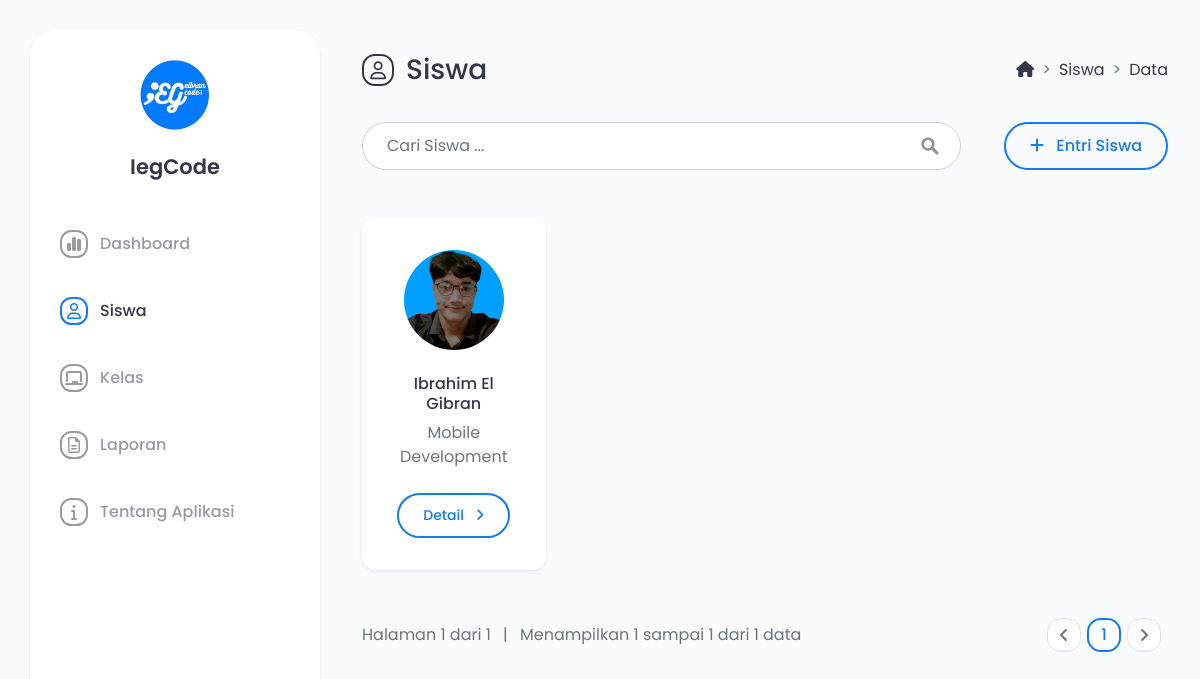
/main.php?module=siswa, run on the app's committed database.
### tables this page shows
CREATE TABLE `tbl_siswa` (
  `id_siswa` varchar(8) NOT NULL,
  `tanggal_daftar` date NOT NULL,
  `kelas` int(11) NOT NULL,
  `nama_lengkap` varchar(50) NOT NULL,
  `jenis_kelamin` enum('Laki-laki','Perempuan') NOT NULL,
  `alamat` varchar(255) NOT NULL,
  `email` varchar(50) NOT NULL,
  `whatsapp` varchar(13) NOT NULL,
  `foto_profil` varchar(100) NOT NULL
);

CREATE TABLE `tbl_kelas` (
  `id_kelas` int(11) NOT NULL,
  `nama_kelas` varchar(100) NOT NULL,
  `deskripsi` text NOT NULL
);

### modules/siswa/tampil_data.php (the view, shortened to what this page needs)
<div class="d-flex flex-column flex-lg-row mb-4">
    <div class="flex-grow-1 d-flex align-items-center">
        <i class="fa-regular fa-user icon-title"></i>
        <h3>Siswa</h3>
    </div>
    <div class="ms-5 ms-lg-0 pt-lg-2">
        <nav style="--bs-breadcrumb-divider: '>';" aria-label="breadcrumb">
            <ol class="breadcrumb">
                <li class="breadcrumb-item"><a href="https://ibrahimelgibran.com/" class="text-dark text-decoration-none"><i class="fa-solid fa-house"></i></a></li>
                <li class="breadcrumb-item"><a href="?module=siswa" class="text-dark text-decoration-none">Siswa</a></li>
                <li class="breadcrumb-item" aria-current="page">Data</li>
            </ol>
        </nav>
    </div>
</div>
<div class="mb-5">
    <div class="row flex-lg-row-reverse align-items-center">
        <div class="col-lg-5 col-xl-3">
            <a href="?module=form_entri_siswa" class="btn btn-outline-brand float-lg-end px-4 mb-4 mb-lg-0">
                <i class="fa-solid fa-plus me-2"></i> Entri Siswa
            </a>
        </div>
        <div class="col-lg-7 col-xl-9">
            <form action="?module=tampil_pencarian_siswa" method="post" class="form-search needs-validation" novalidate>
                <input type="text" name="kata_kunci" class="form-control rounded-pill" placeholder="Cari Siswa ..." autocomplete="off" required>
            </form>
        </div>
    </div>
</div>
<div class="row">
    <?php
    $paginasi_halaman = (isset($_GET['paginasi'])) ? (int) $_GET['paginasi'] : 1;
    $batas = 8;
    $batas_awal = ($paginasi_halaman - 1) * $batas;
    $query = mysqli_query($mysqli, "SELECT a.id_siswa, a.kelas, a.nama_lengkap, a.foto_profil, b.nama_kelas
                                    FROM tbl_siswa as a INNER JOIN tbl_kelas as b ON a.kelas=b.id_kelas
                                    ORDER BY a.id_siswa DESC LIMIT $batas_awal, $batas")
                                    or die('Ada kesalahan pada query tampil data : ' . mysqli_error($mysqli));
    $rows = mysqli_num_rows($query);
    if ($rows <> 0) {
        while ($data = mysqli_fetch_assoc($query)) { ?>
            <div class="col-lg-6 col-xl-3">
                <div class="bg-white rounded-4 shadow-sm text-center p-4 p-lg-4-2 mb-4">
                    <div class="foto-profil mb-4">
                        <img src="images/<?php echo $data['foto_profil']; ?>" alt="Foto Profil" class="img-fluid rounded-circle">
                    </div>
                    <h6><?php echo $data['nama_lengkap']; ?></h6>
                    <p class="text-muted mb-4"><?php echo $data['nama_kelas']; ?></p>
                    <a href="?module=tampil_detail_siswa&id=<?php echo $data['id_siswa']; ?>" class="btn btn-outline-brand btn-sm px-4">
                        Detail <i class="fa-solid fa-angle-right ms-2"></i>
                    </a>
                </div>
            </div>
        <?php } ?>
        <div class="d-flex flex-column flex-xl-row align-items-center mt-4">
            <div class="flex-grow-1 text-center text-xl-start text-muted mb-3">
                <?php
                $query = mysqli_query($mysqli, "SELECT id_siswa FROM tbl_siswa")
                                                or die('Ada kesalahan pada query jumlah data : ' . mysqli_error($mysqli));
                $jumlah_data = mysqli_num_rows($query);
                $jumlah_paginasi_halaman = ceil($jumlah_data / $batas);
                if ($jumlah_data <> 0) {
                    echo "Halaman $paginasi_halaman dari $jumlah_paginasi_halaman";
                }
                ?>
                <span class="mx-2">|</span>
                <?php
                $data_awal = ($jumlah_paginasi_halaman <> 0) ? $batas_awal + 1 : $batas_awal;
                $query = mysqli_query($mysqli, "SELECT id_siswa FROM tbl_siswa LIMIT $data_awal, $batas")
                                                or die('Ada kesalahan pada query jumlah data per halaman : ' . mysqli_error($mysqli));
                $jumlah_data_per_paginasi_halaman = mysqli_num_rows($query);
                $data_akhir = ($jumlah_data_per_paginasi_halaman < $batas) ? $data_awal + $jumlah_data_per_paginasi_halaman : $batas_awal + $jumlah_data_per_paginasi_halaman;
                ?>
                Menampilkan <?php echo $data_awal; ?> sampai <?php echo $data_akhir; ?> dari <?php echo $jumlah_data; ?> data
            </div>
            <ul class="pagination justify-content-center">
                <?php
                if ($paginasi_halaman <= '1') { ?>
                    <li class="page-item pagination-pill disabled">
                        <a class="page-link" aria-label="Previous">
                            <i class="fa-solid fa-angle-left"></i>
                        </a>
                    </li>
                <?php } ?>
                <?php
                $jumlah_button = 3;
                $nomor_awal = ($paginasi_halaman > $jumlah_button) ? $paginasi_halaman - $jumlah_button : 1;
                $nomor_akhir = ($paginasi_halaman < ($jumlah_paginasi_halaman - $jumlah_button)) ? $paginasi_halaman + $jumlah_button : $jumlah_paginasi_halaman;
                for ($x = $nomor_awal; $x <= $nomor_akhir; $x++) {
                    $link_active = ($paginasi_halaman == $x) ? 'active' : '';
                ?>
                    <li class="page-item pagination-pill <?php echo $link_active; ?>">
                        <a class="page-link" href="?module=siswa&paginasi=<?php echo $x; ?>"><?php echo $x; ?></a>
                    </li>
                <?php } ?>
                <?php
                if ($paginasi_halaman >= $jumlah_paginasi_halaman) { ?>
                    <li class="page-item pagination-pill disabled">
                        <a class="page-link" aria-label="Next">
                            <i class="fa-solid fa-angle-right"></i>
                        </a>
                    </li>
                <?php } ?>
            </ul>
        </div>
    <?php
    }
    else { ?>
        <div>Tidak ada data yang tersedia.</div>
    <?php } ?>
</div>

### assets/css/style.css (style rules this page uses)
body { font-family: poppins, sans-serif; background: #f9fbfd; color: #34364a; }
.btn-outline-brand { color: #137bf4; padding: 10px 40px; font-weight: 500; border: 2px solid #137bf4; border-radius: 100rem; }
.form-control { color: #34364a !important; }
.form-search input { border-color: #ced4da; padding: 0.7rem 1.5rem; padding-right: calc(2em + 1.2rem); background-image: url(../img/search-icon.svg); background-repeat: no-repeat; background-position: right calc(1em + 0.3rem) center; background-size: calc(0.75em + 0.375rem) calc(0.75em + 0.375rem); }
.foto-profil { display: inline-flex; align-items: center; justify-content: center; width: 100px; height: 100px; }
.icon-title { display: inline-flex; align-items: center; justify-content: center; color: #34364a; border: 2px solid #34364a; width: 18px; height: 18px; padding: 14px; font-size: 18px; border-radius: 41%; margin-right: 12px; margin-bottom: 8px; }
.pagination-pill .page-link { display: flex; border-radius: 41% !important; align-items: center; justify-content: center; width: 34px; height: 34px; padding: 0; }
.page-link { position: relative; display: block; color: #6c757d; text-decoration: none; background-color: #fff; border: 1px solid #dee2e6; transition: color 0.15s ease-in-out, background-color 0.15s ease-in-out, border-color 0.15s ease-in-out, box-shadow 0.15s ease-in-out; }
.page-item .page-link { margin: 0 7px; }
.page-item.active .page-link { z-index: 3; color: #137bf4; font-weight: 500; background-color: #fff; border: 2px solid #137bf4; }
.text-dark { color: #34364a !important; }
.rounded-4 { border-radius: 14px !important; }
@media (min-width: 992px) { .p-lg-4-2 { padding: 2rem !important; } }

### modules/siswa/tampil_data.php (style rules this page uses)
body { font-family: poppins, sans-serif; background: #f9fbfd; color: #34364a; }
.btn-outline-brand { color: #137bf4; padding: 10px 40px; font-weight: 500; border: 2px solid #137bf4; border-radius: 100rem; }
.form-control { color: #34364a !important; }
.form-search input { border-color: #ced4da; padding: 0.7rem 1.5rem; padding-right: calc(2em + 1.2rem); background-image: url(../img/search-icon.svg); background-repeat: no-repeat; background-position: right calc(1em + 0.3rem) center; background-size: calc(0.75em + 0.375rem) calc(0.75em + 0.375rem); }
.foto-profil { display: inline-flex; align-items: center; justify-content: center; width: 100px; height: 100px; }
.icon-title { display: inline-flex; align-items: center; justify-content: center; color: #34364a; border: 2px solid #34364a; width: 18px; height: 18px; padding: 14px; font-size: 18px; border-radius: 41%; margin-right: 12px; margin-bottom: 8px; }
.pagination-pill .page-link { display: flex; border-radius: 41% !important; align-items: center; justify-content: center; width: 34px; height: 34px; padding: 0; }
.page-link { position: relative; display: block; color: #6c757d; text-decoration: none; background-color: #fff; border: 1px solid #dee2e6; transition: color 0.15s ease-in-out, background-color 0.15s ease-in-out, border-color 0.15s ease-in-out, box-shadow 0.15s ease-in-out; }
.page-item .page-link { margin: 0 7px; }
.page-item.active .page-link { z-index: 3; color: #137bf4; font-weight: 500; background-color: #fff; border: 2px solid #137bf4; }
.text-dark { color: #34364a !important; }
.rounded-4 { border-radius: 14px !important; }
@media (min-width: 992px) { .p-lg-4-2 { padding: 2rem !important; } }

### data on the page
tbl_siswa: foto_profil (picture), nama_lengkap "Ibrahim El Gibran", tbl_kelas.nama_kelas "Mobile Development"

### other printed values
$paginasi_halaman "1"
$jumlah_paginasi_halaman "1"
$data_awal "1"
$data_akhir "1"
$jumlah_data "1"
